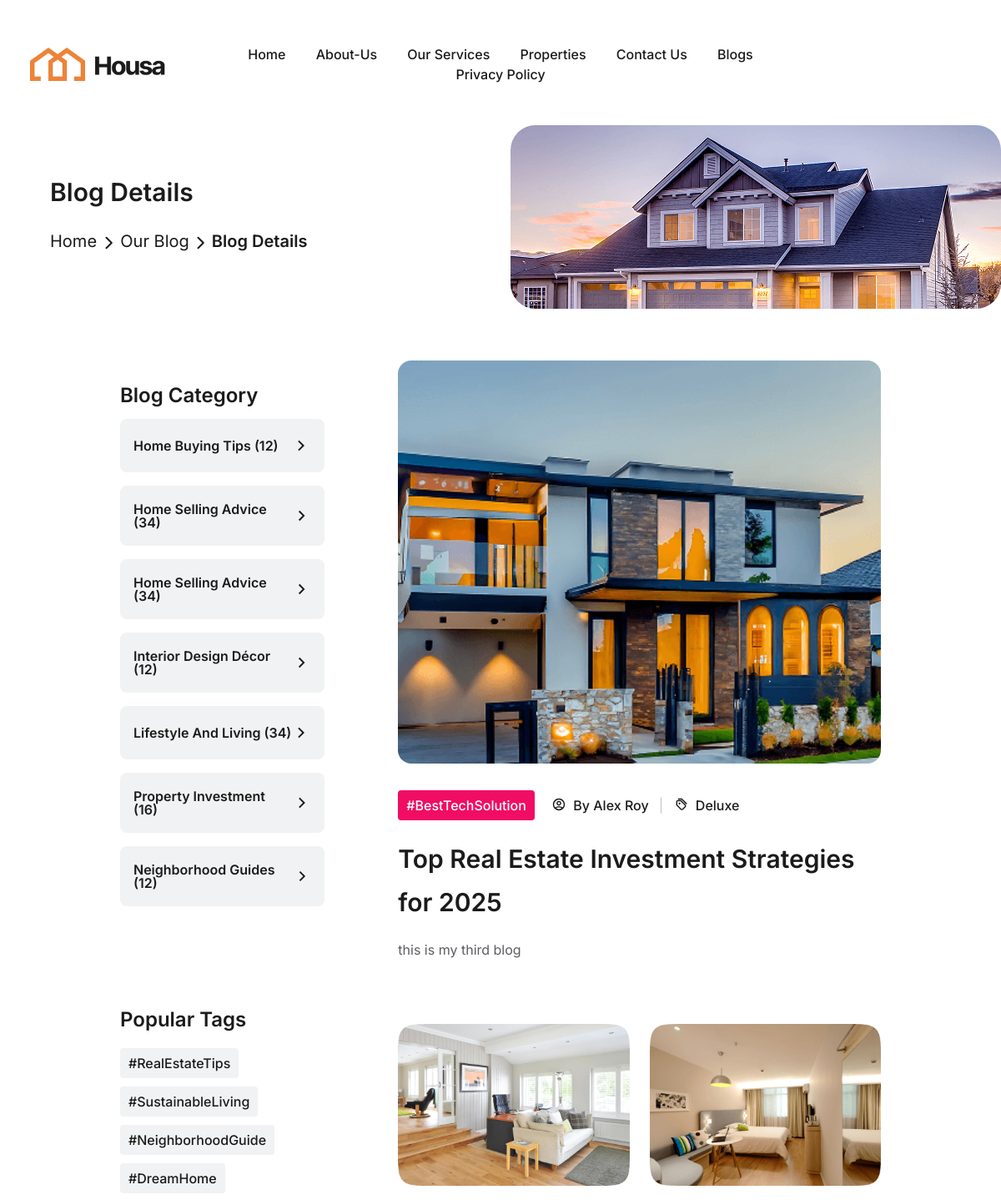
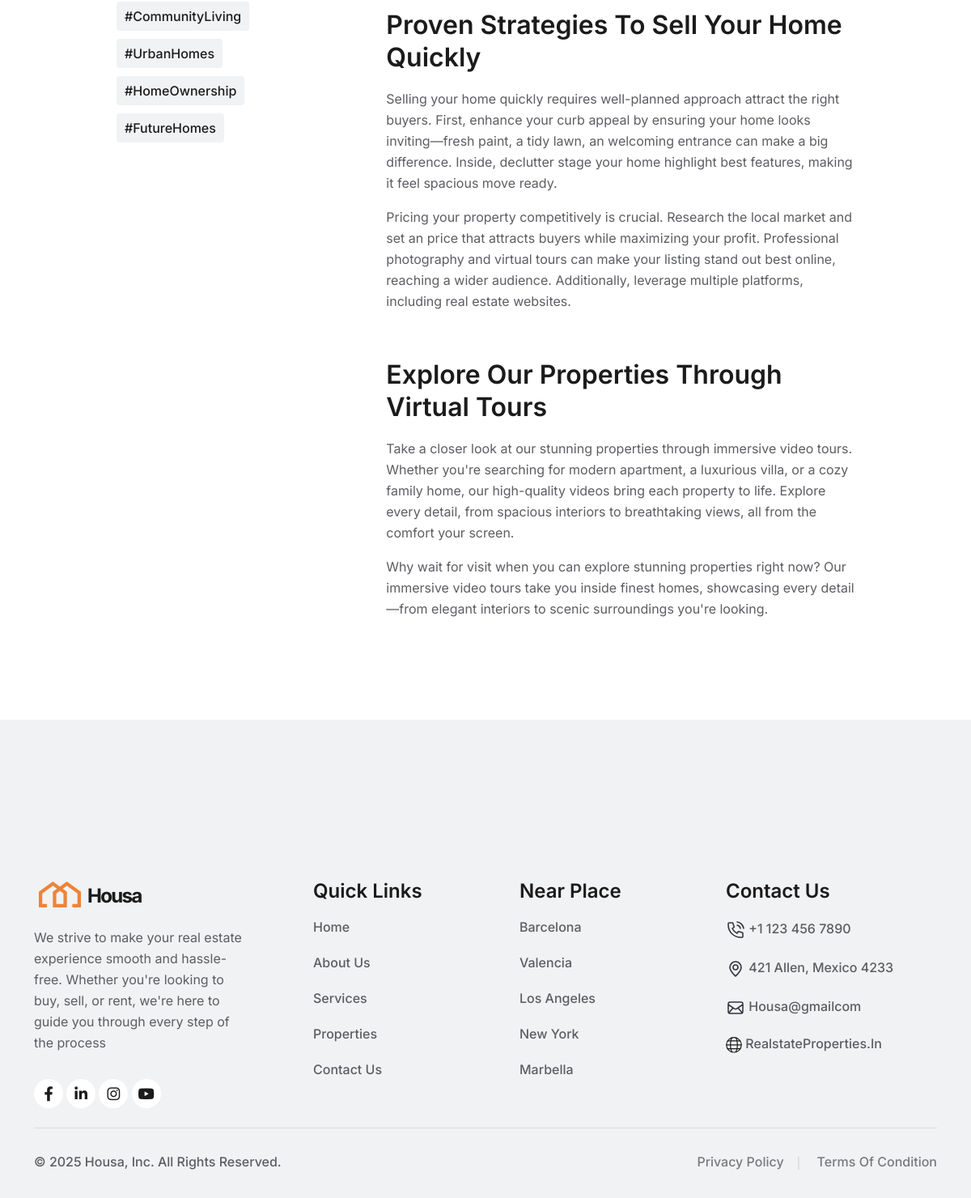
Screenshot of /blogdetail/top-real-estate-investment-strategies-for-2025 with the database file from the repository (2 pictures, top to bottom).
### app1/models.py (models this page shows, shortened)
class cmsblog(models.Model):
    image=models.ImageField(upload_to='media', null=True)
    title=models.CharField(max_length=100 , null=True , blank=False)
    content=RichTextField()
    blogdate= models.DateTimeField(default=timezone.now)
    blog_title = AutoSlugField(populate_from='title', unique=True, null=True, blank=False)

### app1/views.py (the view)
# urls.py: path('blogdetail/<slug>',views.blogdetail.as_view(), name='blogdetail'),
class blogdetail(View):
    def get(self, request, slug):
        blogdata = get_object_or_404(cmsblog, blog_title=slug)
        return render(request, 'Blog/blog-detail.html', {'blogdata': blogdata})

### templates/Blog/blog-detail.html (shortened to what this page needs)
{% extends 'base.html' %}
{% block content %}
{% load static %}
{% include "header/headerTwo.html" %}
  <div class="inner-header-area">
    <div class="containe-fluid">
      <div class="row">
        <div class="col-lg-6">
          <div class="inner-header heading1">
            <h2>Blog Details</h2>
            <div class="space28"></div>
            <p><a href="{% url 'home' %}">Home <svg xmlns="http://www.w3.org/2000/svg" width="9" height="16" viewBox="0 0 9 16" fill="none">
                  <path d="M1.5 1.74997L7.75 7.99997L1.5 14.25" stroke="#1B1B1B" stroke-width="2" stroke-linecap="round" stroke-linejoin="round" />
                </svg> Our Blog</a> <svg xmlns="http://www.w3.org/2000/svg" width="9" height="16" viewBox="0 0 9 16" fill="none">
                <path d="M1.5 1.74997L7.75 7.99997L1.5 14.25" stroke="#1B1B1B" stroke-width="2" stroke-linecap="round" stroke-linejoin="round" />
              </svg> Blog Details</p>
          </div>
        </div>
        <div class="col-lg-6">
          <div class="inner-images">
            <img src="{% static 'assets/img/all-images/hero/hero-img9.png' %}" alt="housa">
          </div>
        </div>
      </div>
    </div>
  </div>
  <div class="space30"></div>
  <div class="blog-inner-section">
    <div class="container-fluid">
      <div class="row">
        <div class="col-lg-4">
          <div class="blog-siderbar">
            <div class="all-category">
              <div class="space30"></div>
              <div class="categories-area">
                <h3>Blog Category</h3>
                <ul>
                  <li><a href="#">Home Buying Tips (12) <svg xmlns="http://www.w3.org/2000/svg" width="24" height="24" viewBox="0 0 24 24" fill="none">
                        <path d="M13.1724 12.0013L8.22266 7.05153L9.63687 5.63733L16.0009 12.0013L9.63687 18.3652L8.22266 16.951L13.1724 12.0013Z" fill="#1B1B1B" />
                      </svg></a></li>
                  <li><a href="#">Home Selling Advice (34) <svg xmlns="http://www.w3.org/2000/svg" width="24" height="24" viewBox="0 0 24 24" fill="none">
                        <path d="M13.1724 12.0013L8.22266 7.05153L9.63687 5.63733L16.0009 12.0013L9.63687 18.3652L8.22266 16.951L13.1724 12.0013Z" fill="#1B1B1B" />
                      </svg></a></li>
                  <li><a href="#">Home Selling Advice (34) <svg xmlns="http://www.w3.org/2000/svg" width="24" height="24" viewBox="0 0 24 24" fill="none">
                        <path d="M13.1724 12.0013L8.22266 7.05153L9.63687 5.63733L16.0009 12.0013L9.63687 18.3652L8.22266 16.951L13.1724 12.0013Z" fill="#1B1B1B" />
                      </svg></a></li>
                  <li><a href="#">Interior Design Décor (12) <svg xmlns="http://www.w3.org/2000/svg" width="24" height="24" viewBox="0 0 24 24" fill="none">
                        <path d="M13.1724 12.0013L8.22266 7.05153L9.63687 5.63733L16.0009 12.0013L9.63687 18.3652L8.22266 16.951L13.1724 12.0013Z" fill="#1B1B1B" />
                      </svg></a></li>
                  <li><a href="#">Lifestyle And Living (34) <svg xmlns="http://www.w3.org/2000/svg" width="24" height="24" viewBox="0 0 24 24" fill="none">
                        <path d="M13.1724 12.0013L8.22266 7.05153L9.63687 5.63733L16.0009 12.0013L9.63687 18.3652L8.22266 16.951L13.1724 12.0013Z" fill="#1B1B1B" />
                      </svg></a></li>
                  <li><a href="#">Property Investment (16) <svg xmlns="http://www.w3.org/2000/svg" width="24" height="24" viewBox="0 0 24 24" fill="none">
                        <path d="M13.1724 12.0013L8.22266 7.05153L9.63687 5.63733L16.0009 12.0013L9.63687 18.3652L8.22266 16.951L13.1724 12.0013Z" fill="#1B1B1B" />
                      </svg></a></li>
                  <li><a href="#">Neighborhood Guides (12) <svg xmlns="http://www.w3.org/2000/svg" width="24" height="24" viewBox="0 0 24 24" fill="none">
                        <path d="M13.1724 12.0013L8.22266 7.05153L9.63687 5.63733L16.0009 12.0013L9.63687 18.3652L8.22266 16.951L13.1724 12.0013Z" fill="#1B1B1B" />
                      </svg></a></li>
                </ul>
              </div>
              <div class="space30"></div>
              <div class="space30"></div>
              <div class="tags-area">
                <h3>Popular Tags</h3>
                <div class="space12"></div>
                <ul>
                  <li><a href="#">#RealEstateTips</a></li>
                  <li><a href="#">#SustainableLiving</a></li>
                </ul>
                <ul>
                  <li><a href="#">#NeighborhoodGuide</a></li>
                  <li><a href="#">#DreamHome</a></li>
                </ul>
                <ul>
                  <li><a href="#">#CommunityLiving</a></li>
                  <li><a href="#">#UrbanHomes</a></li>
                </ul>
                <ul>
                  <li><a href="#">#HomeOwnership</a></li>
                  <li><a href="#">#FutureHomes</a></li>
                </ul>
              </div>
            </div>
          </div>
        </div>
        <div class="col-lg-8">
          <div class="bg-area">
            <div class="row">
              <div class="col-lg-12">
                <div class="blog-post-details-area heading1">
                  <div class="img1">
                    {% if blogdata.image %}
                    <img src="{{blogdata.image.url}}" alt="housa">
                     {% endif %}
                  </div>
                  <div class="space32"></div>
                  <ul class="list-author">
                    <li><a href="#">#BestTechSolution</a></li>
                    <li><a href="#"> By Alex Roy <span> | </span></a></li>
                    <li><a href="#"> Deluxe</a></li>
                  </ul>
                  <div class="space20"></div>
                  <h2>{{blogdata.title}}</h2>
                  <div class="space18"></div>
                  <p>{{blogdata.content |safe}}</p>
                  <div class="space16"></div>
                  <div class="space30"></div>
                  <div class="row">
                    <div class="col-lg-6 col-md-6">
                      <div class="space30"></div>
                      <div class="img1 image-anime">
                        <img src="{% static 'assets/img/all-images/blog/blog-img17.png' %}" alt="housa">
                      </div>
                    </div>
                    <div class="col-lg-6 col-md-6">
                      <div class="space30"></div>
                      <div class="img1 image-anime">
                        <img src="{% static 'assets/img/all-images/blog/blog-img18.png' %}" alt="housa">
                      </div>
                    </div>
                  </div>
                  <div class="space28"></div>
                  <h3>Proven Strategies To Sell Your Home Quickly</h3>
                  <div class="space18"></div>
                  <p>Selling your home quickly requires well-planned approach attract the right buyers. First, enhance your curb appeal by ensuring your home looks inviting—fresh paint, a tidy lawn, an welcoming entrance can make a big difference. Inside, declutter stage your home highlight best features, making it feel spacious move ready.</p>
                  <div class="space16"></div>
                  <p>Pricing your property competitively is crucial. Research the local market and set an price that attracts buyers while maximizing your profit. Professional photography and virtual tours can make your listing stand out best online, reaching a wider audience. Additionally, leverage multiple platforms, including real estate websites.</p>
                  <div class="space30"></div>
                  <div class="space28"></div>
                  <h3>Explore Our Properties Through Virtual Tours</h3>
                  <div class="space18"></div>
                  <p>Take a closer look at our stunning properties through immersive video tours. Whether you're searching for modern apartment, a luxurious villa, or a cozy family home, our high-quality videos bring each property to life. Explore every detail, from spacious interiors to breathtaking views, all from the comfort your screen.</p>
                  <div class="space16"></div>
                  <p>Why wait for visit when you can explore stunning properties right now? Our immersive video tours take you inside finest homes, showcasing every detail—from elegant interiors to scenic surroundings you're looking.</p>
                  <div class="space32"></div>
                </div>
              </div>
            </div>
          </div>
        </div>
      </div>
    </div>
  </div>
  <div class="space30"></div>
  <div class="space30"></div>
{% endblock content %}

### rows the page displays
cmsblog: image (picture), title "Top Real Estate Investment Strategies for 2025", content "this is my third blog"
